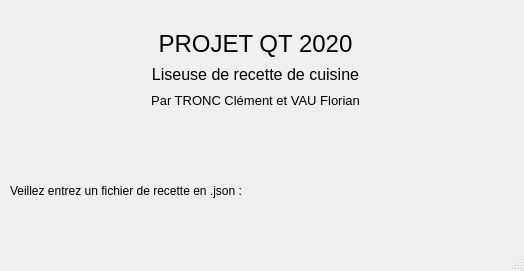
<?xml version="1.0" encoding="UTF-8"?>
<ui version="4.0">
 <class>MainWindow</class>
 <widget class="QMainWindow" name="MainWindow">
  <property name="geometry">
   <rect>
    <x>0</x>
    <y>0</y>
    <width>524</width>
    <height>271</height>
   </rect>
  </property>
  <property name="windowTitle">
   <string>Projet Liseur de Recette </string>
  </property>
  <widget class="QWidget" name="centralwidget">
   <widget class="QWidget" name="horizontalLayoutWidget">
    <property name="geometry">
     <rect>
      <x>10</x>
      <y>170</y>
      <width>501</width>
      <height>41</height>
     </rect>
    </property>
    <layout class="QHBoxLayout" name="horizontalLayout">
     <item>
      <widget class="QLabel" name="labelInstructions">
       <property name="text">
        <string>Veillez entrez un fichier de recette en .json :</string>
       </property>
      </widget>
     </item>
    </layout>
   </widget>
   <widget class="QWidget" name="verticalLayoutWidget">
    <property name="geometry">
     <rect>
      <x>130</x>
      <y>30</y>
      <width>251</width>
      <height>81</height>
     </rect>
    </property>
    <layout class="QVBoxLayout" name="verticalLayout">
     <item>
      <widget class="QLabel" name="label_2">
       <property name="text">
        <string>&lt;html&gt;&lt;head/&gt;&lt;body&gt;&lt;p&gt;&lt;span style=&quot; font-size:18pt;&quot;&gt;PROJET QT 2020&lt;/span&gt;&lt;/p&gt;&lt;/body&gt;&lt;/html&gt;</string>
       </property>
       <property name="alignment">
        <set>Qt::AlignCenter</set>
       </property>
      </widget>
     </item>
     <item>
      <widget class="QLabel" name="label_4">
       <property name="text">
        <string>&lt;html&gt;&lt;head/&gt;&lt;body&gt;&lt;p&gt;&lt;span style=&quot; font-size:12pt;&quot;&gt;Liseuse de recette de cuisine&lt;/span&gt;&lt;/p&gt;&lt;/body&gt;&lt;/html&gt;</string>
       </property>
       <property name="alignment">
        <set>Qt::AlignCenter</set>
       </property>
      </widget>
     </item>
     <item>
      <widget class="QLabel" name="label_3">
       <property name="layoutDirection">
        <enum>Qt::LeftToRight</enum>
       </property>
       <property name="text">
        <string>&lt;html&gt;&lt;head/&gt;&lt;body&gt;&lt;p&gt;&lt;span style=&quot; font-size:10pt;&quot;&gt;Par TRONC Clément et VAU Florian&lt;/span&gt;&lt;/p&gt;&lt;/body&gt;&lt;/html&gt;</string>
       </property>
       <property name="alignment">
        <set>Qt::AlignCenter</set>
       </property>
      </widget>
     </item>
    </layout>
   </widget>
  </widget>
  <widget class="QStatusBar" name="statusbar"/>
 </widget>
 <resources/>
 <connections/>
</ui>
